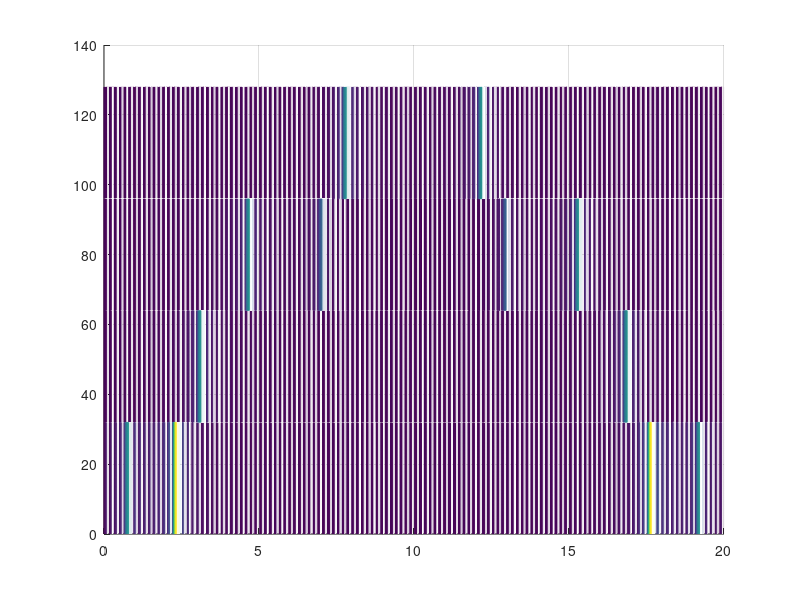

This chart was generated by the following MATLAB code:
fs = 128;
N = 2560;
n = 0: N-1;
t = n / fs;
x = (0 <= t & t < 5) .* (cos(10 * pi * t) + 2 * sin(30 * pi * t)) + (5 <= t & t < 10) .* cos(40 * pi * t) + (10 <= t & t < 15) .* (cos(60 * pi * t) + 0.6 * sin(90 * pi * t)) + (15 <= t & t <= 20) .* sin(100 * pi * t);

for i = 1 : 20
    y(i, :) = fft(x((i - 1) * N / 20 + 1 : i * N / 20), N);
end

z = zeros(2560, 2560);
for i = 1 : N
    z(i, :) = y(ceil(i / fs), :);
end

mag = abs(z);
f = n * fs / N;
mesh(t, f, mag);
view(0, 90);